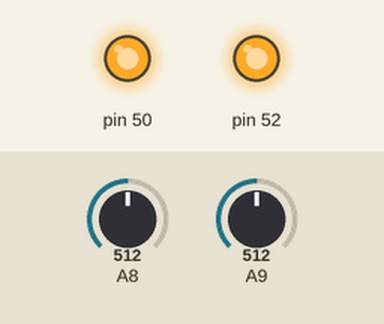
Bench run of a sketch on a simulated Arduino Mega 2560, built with avr-gcc and run on an emulated ATmega2560. On the bench: output pins drawn as LEDs (lit = HIGH). The test bench sets the inputs (shaded band); at power-on: A8 = 512, A9 = 512. What the sketch prints to the serial monitor is not drawn.

Above: at 0.1 s.
Timing chart, 0 to 1.6 s (numbered marks = the images above):
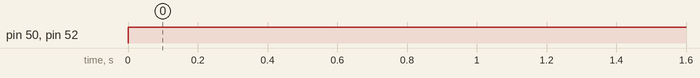

The sketch:

TestMatrix.ino
```cpp
//script to test the sensor matrix prototype with arduino integration


void setup() {
  // put your setup code here, to run once:
  Serial.begin(9600);
  pinMode(50, OUTPUT);
  pinMode(52, OUTPUT);
//digitalWrite(50, LOW);
//digitalWrite(52,LOW);
//delay(5000);
}

void loop() {
  // put your main code here, to run repeatedly:
  //int OneOne = analogRead(A8);
  //Serial.print("Low ");
  //Serial.println(OneOne);
  //delay(1000);
  digitalWrite(50,HIGH);
  digitalWrite(52,HIGH);
  int RowOne = analogRead(A8);
  int RowTwo = analogRead(A9);
  Serial.print("Row one ");
  Serial.println(RowOne);
  Serial.print("Row two ");
  Serial.println(RowTwo);
  delay(1000);
//  digitalWrite(50,LOW);
//  digitalWrite(52,LOW);
}
```

Measured:
- by itself, pin 50, pin 52: LOW → HIGH at 0.00 s
